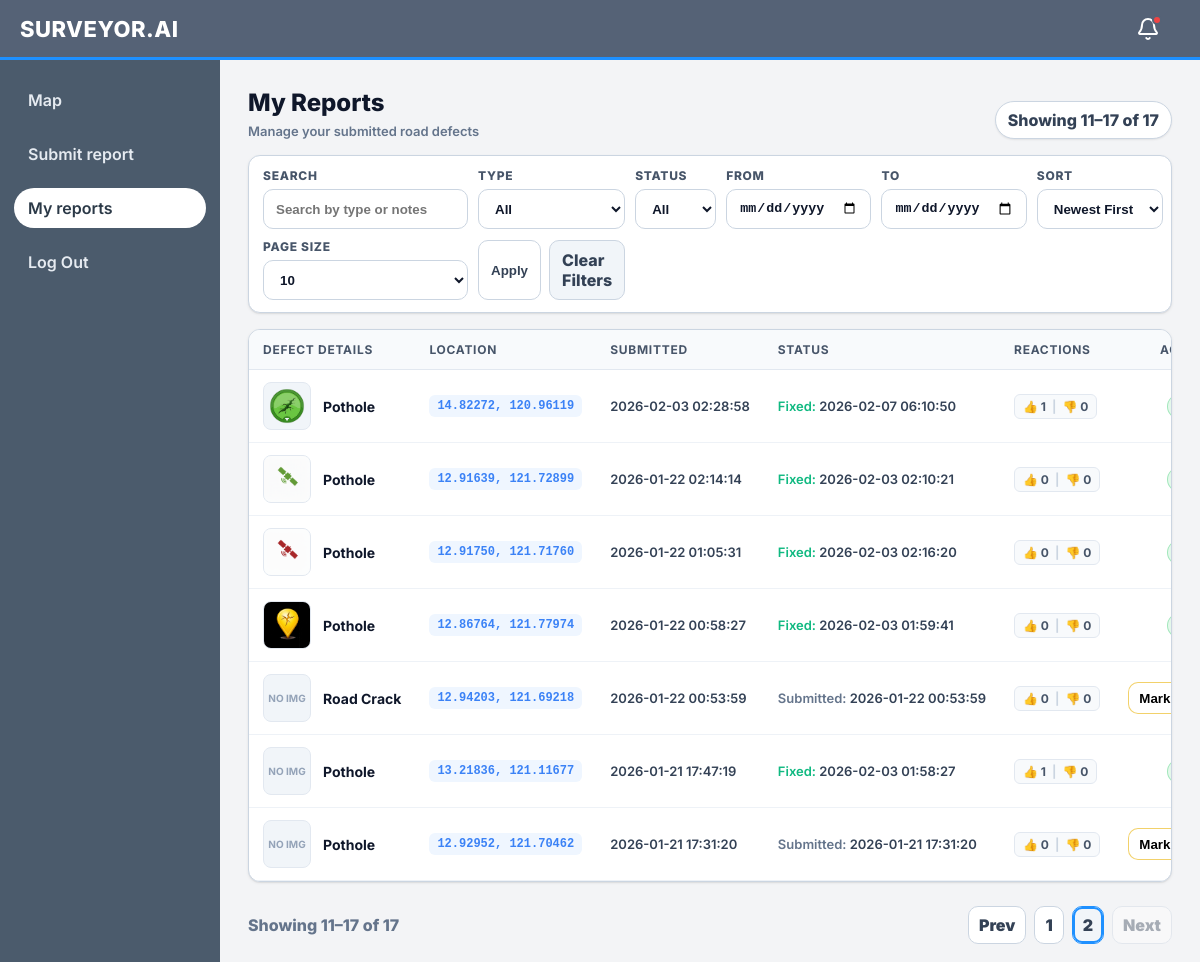
Page /my-reports?q=&type=&status=&sort=date_desc&per_page=10&page=2 (signed in) on the committed database.
### app.py (models this page shows, shortened)
class Report(db.Model):
    id = db.Column(db.Integer, primary_key=True)
    user_id = db.Column(db.Integer, db.ForeignKey('user.id'), nullable=False, index=True)
    title = db.Column(db.String(200), nullable=False)
    body = db.Column(db.Text, nullable=False)
    latitude = db.Column(db.Float, nullable=True)
    longitude = db.Column(db.Float, nullable=True)
    obstruction_type = db.Column(db.String(50), nullable=True)
    photo_path = db.Column(db.String(512), nullable=True)
    created_at = db.Column(db.Integer, nullable=False, default=lambda: int(time.time()))
    status_updated_at = db.Column(db.Integer, nullable=True, default=lambda: int(time.time()))
    is_fixed = db.Column(db.Boolean, nullable=False, default=False)
    fixed_at = db.Column(db.Integer, nullable=True)
    is_false_report = db.Column(db.Boolean, nullable=False, default=False)
    thumbs_up_count = db.Column(db.Integer, nullable=False, default=0)
    thumbs_down_count = db.Column(db.Integer, nullable=False, default=0)
    @property
    def created_at_iso(self) -> str:
        try:
            return time.strftime('%Y-%m-%d %H:%M:%S', time.localtime(int(self.created_at)))
        except Exception:
            return str(self.created_at)
    @property
    def fixed_at_iso(self) -> str:
        try:
            if self.fixed_at:
                return time.strftime('%Y-%m-%d %H:%M:%S', time.localtime(int(self.fixed_at)))
            return ''
        except Exception:
            return ''

### app.py (the view, shortened to what this page needs)
@app.route('/my-reports')
def my_reports_page():
    current_user = _require_role('user')
    if not isinstance(current_user, User):
        return current_user
    if _is_admin_or_moderator(current_user):
        abort(403)
    q = (request.args.get('q') or '').strip()
    type_filter = (request.args.get('type') or '').strip().lower()
    status_filter = (request.args.get('status') or '').strip().lower()
    start_date = (request.args.get('start_date') or '').strip()
    end_date = (request.args.get('end_date') or '').strip()
    sort = (request.args.get('sort') or 'date_desc').strip().lower()
    try:
        page = max(1, int(request.args.get('page', '1')))
    except Exception:
        page = 1
    try:
        per_page = int(request.args.get('per_page', '10'))
    except Exception:
        per_page = 10
    if per_page not in (10, 20, 50):
        per_page = 10
    query = Report.query.filter(Report.user_id == int(current_user.id))
    if start_date:
        try:
            start_ts = int(time.mktime(time.strptime(start_date, "%Y-%m-%d")))
            query = query.filter(Report.created_at >= start_ts)
        except ValueError:
            pass
    if end_date:
        try:
            end_ts = int(time.mktime(time.strptime(end_date, "%Y-%m-%d"))) + 86399
            query = query.filter(Report.created_at <= end_ts)
        except ValueError:
            pass
    query = query.filter(Report.is_false_report == False)
    if sort == 'date_asc':
        query = query.order_by(asc(Report.created_at), asc(Report.id))
    elif sort == 'type':
        query = query.order_by(asc(Report.obstruction_type), desc(Report.created_at), desc(Report.id))
    else:
        sort = 'date_desc'
        query = query.order_by(desc(Report.created_at), desc(Report.id))
    total = query.count()
    pages = max(1, (total + per_page - 1) // per_page)
    if page > pages:
        page = pages
    offset = (page - 1) * per_page
    reports = query.limit(per_page).offset(offset).all()
    start = 0 if total == 0 else offset + 1
    end = 0 if total == 0 else min(total, offset + len(reports))
    return render_template(
        '/my_reports.html',
        current_user=current_user,
        is_admin=False,
        reports=reports,
        q=q,
        type_filter=type_filter,
        status_filter=status_filter,
        start_date=start_date,
        end_date=end_date,
        sort=sort,
        per_page=per_page,
        page=page,
        pages=pages,
        total=total,
        start=start,
        end=end,
    )

### app.py (called while the page is built, shortened)
def _get_current_user():
    uid = session.get('user_id')
    if not uid:
        return None
    try:
        return User.query.get(int(uid))
    except Exception:
        return None

def _is_admin(user) -> bool:
    if not user:
        return False
    role = getattr(user, 'role', None)
    if role is None:
        return False
    return str(role).strip().lower() == 'admin'

def _is_moderator(user) -> bool:
    if not user:
        return False
    role = getattr(user, 'role', None)
    if role is None:
        return False
    return str(role).strip().lower() == 'moderator'

def _is_admin_or_moderator(user) -> bool:
    return _is_admin(user) or _is_moderator(user)

@app.before_request
def _block_writes_during_restore():
    if not RESTORE_STATE.get("in_progress"):
        return None

def _login_required():
    cu = _get_current_user()
    if not cu:
        return redirect(url_for('login', next=request.path))
    return cu

def _require_role(*roles):
    cu = _login_required()
    if not isinstance(cu, User):
        return cu
    role = str(getattr(cu, 'role', '') or '').strip().lower()
    allowed = {str(r).strip().lower() for r in roles}
    if role not in allowed:
        abort(403)
    return cu

@app.context_processor
def inject_notifications():
    uid = session.get('user_id')
    count = 0
    if uid:
        try:
            count = Notification.query.filter_by(user_id=int(uid), is_read=False).count()
        except Exception:
            pass
    return dict(unread_notifications_count=count)

@app.before_request
def _ensure_gps_started():
    global _gps_started
    if not _gps_started:
        ensure_gps_thread()
        _gps_started = True

@app.before_request
def _cleanup_expired_otps_periodically():
    global _otp_cleanup_counter
    _otp_cleanup_counter += 1

### templates/my_reports.html (shortened to what this page needs)
<!DOCTYPE html>
<html>
  <head>
    <link rel="stylesheet" href="{{ url_for('static', filename='css/users.css') }}" />
    <link rel="stylesheet" href="{{ url_for('static', filename='css/my_reports.css') }}" />
    <link rel="stylesheet" href="{{ url_for('static', filename='css/mobile-nav.css') }}" />
  </head>
  <body>
    <header class="topbar">
      <div class="brand">SURVEYOR.AI</div>
      <div style="margin-left:auto; margin-right:12px; position:relative;">
        <button id="notifBtn" style="background:none; border:none; width:40px; height:40px; border-radius:8px; cursor:pointer; display:flex; align-items:center; justify-content:center; position:relative;">
          <img src="{{ url_for('static', filename='icons/bell.svg') }}" width="24" height="24" alt="Notifications" style="filter: brightness(0) invert(1);" />
          <div id="notifBadge" style="position:absolute; top:6px; right:6px; width:10px; height:10px; background:#ef4444; border:2px solid #556276; border-radius:50%; display:none;"></div>
        </button>
      </div>
    </header>
    <div class="layout">
      <aside class="sidebar">
        <nav class="nav">
          <a href="/map">Map</a>
          <a href="/reports">Submit report</a>
          <a class="active" href="/my-reports">My reports</a>
          <a href="/logout">Log Out</a>
        </nav>
      </aside>
      <main class="main">
        <div class="page">
          <div class="page-header">
            <div>
              <div class="title">My Reports</div>
              <div class="subtitle">Manage your submitted road defects</div>
            </div>
            <div class="count">Showing {{ start }}–{{ end }} of {{ total }}</div>
          </div>
          <div class="controls card">
            <form class="controls-inner" method="get" action="{{ url_for('my_reports_page') }}">
              <div class="control-row my-reports-filters">
                <div class="control">
                  <label class="control-label" for="q">Search</label>
                  <input id="q" class="control-input" type="text" name="q" value="{{ q or '' }}" placeholder="Search by type or notes" />
                </div>
                <div class="control">
                  <label class="control-label" for="type">Type</label>
                  <select id="type" class="control-input" name="type">
                    <option value="" {% if not type_filter %}selected{% endif %}>All</option>
                  </select>
                </div>
                <div class="control">
                  <label class="control-label" for="status">Status</label>
                  <select id="status" class="control-input" name="status">
                    <option value="" {% if not status_filter %}selected{% endif %}>All</option>
                  </select>
                </div>
                <div class="control">
                  <label class="control-label" for="start_date">From</label>
                  <input id="start_date" class="control-input" type="date" name="start_date" value="{{ start_date or '' }}" />
                </div>
                <div class="control">
                  <label class="control-label" for="end_date">To</label>
                  <input id="end_date" class="control-input" type="date" name="end_date" value="{{ end_date or '' }}" />
                </div>
                <div class="control">
                  <label class="control-label" for="sort">Sort</label>
                  <select id="sort" class="control-input" name="sort">
                    <option value="date_desc" {% if sort == 'date_desc' %}selected{% endif %}>Newest First</option>
                  </select>
                </div>
                <div class="control">
                  <label class="control-label" for="per_page">Page size</label>
                  <select id="per_page" class="control-input" name="per_page">
                    <option value="10" {% if per_page == 10 %}selected{% endif %}>10</option>
                  </select>
                </div>
                <div class="control actions">
                  <button class="btn" type="submit">Apply</button>
                  <a class="btn secondary" href="{{ url_for('my_reports_page') }}">Clear Filters</a>
                </div>
              </div>
            </form>
          </div>
          <div class="card">
            <div class="table-wrap tall">
              <table class="table" aria-label="My reports table">
                <thead>
                  <tr>
                    <th style="width: 25%;">Defect Details</th>
                    <th style="width: 15%;">Location</th>
                    <th style="width: 15%;">Submitted</th>
                    <th style="width: 15%;">Status</th>
                    <th style="width: 15%;">Reactions</th>
                    <th style="width: 15%; text-align: right;">Actions</th>
                  </tr>
                </thead>
                <tbody>
                  {% if reports and reports|length > 0 %}
                    {% for r in reports %}
                      <tr>
                        <td>
                          <div class="report-cell">
                            <a class="report-thumb"
                               {% if r.photo_path %}href="{{ url_for('static', filename=r.photo_path) }}" target="_blank" rel="noopener"{% endif %}>
                              {% if r.photo_path %}
                                <img src="{{ url_for('static', filename=r.photo_path) }}" alt="Evidence">
                              {% else %}
                                <span>No Img</span>
                              {% endif %}
                            </a>
                            <div class="report-info">
                              <div class="report-type">{{ r.obstruction_type or 'Unknown' }}</div>
                            </div>
                          </div>
                        </td>
                        <td>
                          {% if r.latitude is not none and r.longitude is not none %}
                            <a href="{{ url_for('map_page', lat=r.latitude, lng=r.longitude) }}" class="coords-link" title="View on map">
                              {{ '%.5f'|format(r.latitude) }}, {{ '%.5f'|format(r.longitude) }}
                            </a>
                          {% else %}
                            <span class="muted" style="font-size:12px;">No location</span>
                          {% endif %}
                        </td>
                        <td>
                          <div class="timestamp-cell" style="font-size: 13px; color: #334155;">{{ r.created_at_iso }}</div>
                        </td>
                        <td>
                          <div class="timestamp-cell" style="font-size: 13px; color: #334155;">
                            {% if r.is_fixed and r.fixed_at %}
                              <span style="color: #10b981; font-weight: 600;">Fixed:</span> {{ r.fixed_at_iso }}
                            {% else %}
                              <span style="color: #64748b; font-weight: 600;">Submitted:</span> {{ r.created_at_iso }}
                            {% endif %}
                          </div>
                        </td>
                        <td>
                          <div class="reaction-pill">
                            <span title="Thumbs Up">👍 {{ r.thumbs_up_count }}</span>
                            <span style="color:#cbd5e1">|</span>
                            <span title="Thumbs Down">👎 {{ r.thumbs_down_count }}</span>
                          </div>
                        </td>
                        <td style="text-align: right;">
                          {% if r.is_fixed %}
                            <span class="badge badge--active">Fixed</span>
                          {% else %}
                            <button class="mini-btn warn" onclick="markAsFixed({{ r.id }})" title="Mark as Fixed">
                              Mark Fixed
                            </button>
                          {% endif %}
                        </td>
                      </tr>
                    {% endfor %}
                  {% endif %}
                </tbody>
              </table>
            </div>
          </div>
          <div class="pagination">
            <div class="range">Showing {{ start }}–{{ end }} of {{ total }}</div>
            <div class="pager">
              {% if page > 1 %}
                <a class="page-btn" href="{{ url_for('my_reports_page', q=q, type=type_filter, status=status_filter, sort=sort, per_page=per_page, page=(page-1)) }}">Prev</a>
              {% else %}
                <span class="page-btn" style="opacity: 0.4; pointer-events: none;">Prev</span>
              {% endif %}
              {% set start_page = (page - 2) if (page - 2) > 1 else 1 %}
              {% set end_page = (page + 2) if (page + 2) < pages else pages %}
              {% for p in range(start_page, end_page + 1) %}
                <a class="page-num {% if p == page %}active{% endif %}" href="{{ url_for('my_reports_page', q=q, type=type_filter, status=status_filter, sort=sort, per_page=per_page, page=p) }}">{{ p }}</a>
              {% endfor %}
              {% if page < pages %}
                <a class="page-btn" href="{{ url_for('my_reports_page', q=q, type=type_filter, status=status_filter, sort=sort, per_page=per_page, page=(page+1)) }}">Next</a>
              {% else %}
                <span class="page-btn" style="opacity: 0.4; pointer-events: none;">Next</span>
              {% endif %}
            </div>
          </div>
        </div>
      </main>
    </div>
  </body>
</html>

### static/css/my_reports.css (style rules this page uses)
.report-cell { display: flex; align-items: center; gap: 12px; }
.report-thumb { width: 48px; height: 48px; border-radius: 8px; background: #f1f5f9; border: 1px solid #e2e8f0; overflow: hidden; flex-shrink: 0; display: flex; align-items: center; justify-content: center; color: #94a3b8; font-size: 10px; font-weight: 700; text-transform: uppercase; }
.report-thumb img { width: 100%; height: 100%; object-fit: cover; }
.report-info { display: flex; flex-direction: column; gap: 2px; }
.report-type { font-weight: 700; color: #0f172a; font-size: 14px; }
.reaction-pill { display: inline-flex; align-items: center; gap: 6px; background: #f8fafc; border: 1px solid #e2e8f0; padding: 4px 8px; border-radius: 6px; font-size: 12px; font-weight: 700; color: #475569; }

### rows in the picture
Report: photo_path (picture), obstruction_type "Pothole", latitude "14.82272", longitude "120.96119", created_at_iso "2026-02-03 02:28:58", fixed_at_iso "2026-02-07 06:10:50", thumbs_up_count "1", thumbs_down_count "0"
Report: photo_path (picture), obstruction_type "Pothole", latitude "12.91639", longitude "121.72899", created_at_iso "2026-01-22 02:14:14", fixed_at_iso "2026-02-03 02:10:21", thumbs_up_count "0", thumbs_down_count "0"
Report: photo_path (picture), obstruction_type "Pothole", latitude "12.91750", longitude "121.71760", created_at_iso "2026-01-22 01:05:31", fixed_at_iso "2026-02-03 02:16:20", thumbs_up_count "0", thumbs_down_count "0"
Report: photo_path (picture), obstruction_type "Pothole", latitude "12.86764", longitude "121.77974", created_at_iso "2026-01-22 00:58:27", fixed_at_iso "2026-02-03 01:59:41", thumbs_up_count "0", thumbs_down_count "0"
Report: shows "NO IMG", obstruction_type "Road Crack", latitude "12.94203", longitude "121.69218", created_at_iso "2026-01-22 00:53:59", thumbs_up_count "0", thumbs_down_count "0"
Report: shows "NO IMG", obstruction_type "Pothole", latitude "13.21836", longitude "121.11677", created_at_iso "2026-01-21 17:47:19", fixed_at_iso "2026-02-03 01:58:27", thumbs_up_count "1", thumbs_down_count "0"
Report: shows "NO IMG", obstruction_type "Pothole", latitude "12.92952", longitude "121.70462", created_at_iso "2026-01-21 17:31:20", thumbs_up_count "0", thumbs_down_count "0"

### other values in the picture
{{ start }} "11"
{{ end }} "17"
{{ total }} "17"
{{ p }} "1" "2"
